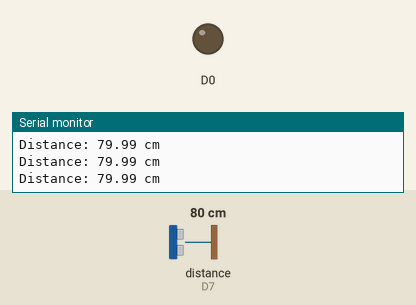
Recording of a sketch running on a simulated ESP8266 (NodeMCU). Shown: output pins drawn as LEDs (lit = HIGH), the last lines printed to the serial monitor. Wiring (inferred from the names in the program): ultrasonic range finder: trigger D6; echo D7. Dashed ring = blinking. Inputs (shaded band) come from the test bench; at power-on: distance to the obstacle (sensor on D7) 80 cm. The echo pulse lasts 58.3 µs per cm; pins used as bus, display or sensor lines are not drawn.

Above: at 1.3 s.
1.4 s: distance to the obstacle (sensor on D7) set to 54 cm
2.9 s: distance to the obstacle (sensor on D7) set to 46 cm
At 3.8 s:
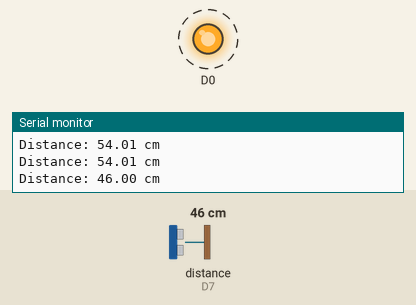
5.9 s: distance to the obstacle (sensor on D7) set to 12 cm
At 6.18 s:
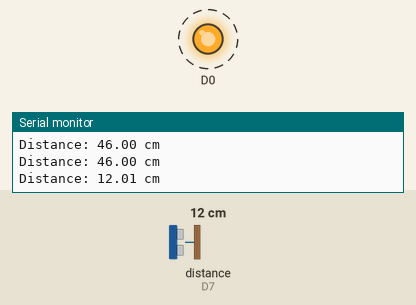
8.9 s: distance to the obstacle (sensor on D7) set to 9 cm
At 10.3 s:
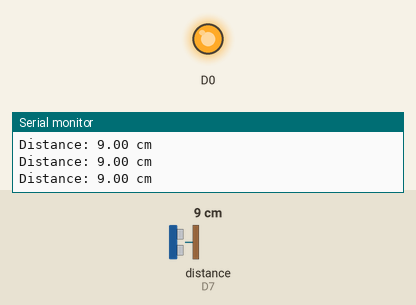
10.7 s: distance to the obstacle (sensor on D7) set to 18 cm
At 11.69 s:
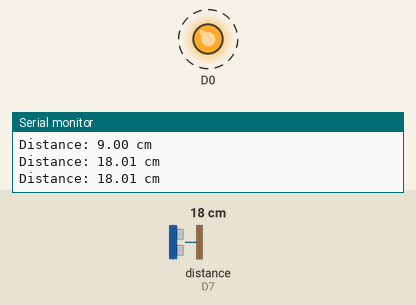
Timing chart, 0 to 14.7 s (numbered marks = the images above; inputs shaded):
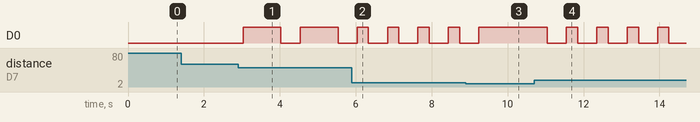

Measured:
- the behaviour switches between 51 and 50 cm on distance to the obstacle (sensor on D7) (found by bisection; images 0 and 1)
- the behaviour switches between 11 and 10 cm on distance to the obstacle (sensor on D7) (found by bisection; images 2 and 3)
- after the input at 2.9 s, D0: alternates HIGH for 1.0 s and LOW for 0.50 s, starting after 0.13 s
- after the input at 5.9 s, D0: alternates HIGH for 0.30 s and LOW for 0.50 s, starting after 0.44 s
- after the input at 8.9 s, D0: goes on until 9.2 s, then stays HIGH
- after the input at 10.7 s, D0: alternates HIGH for 0.30 s and LOW for 0.50 s, starting after 0.34 s

The sketch:

Program12ultrasoundightonof.ino
```cpp
#define TRIGGER D6
#define ECHO    D7
#define LED     D5  // LED connected to pin D5

#define SOUND_SPEED 0.0343  // cm/us

float duration, distance;

void setup() {
  Serial.begin(9600);
  pinMode(TRIGGER, OUTPUT);
  pinMode(ECHO, INPUT);
  pinMode(D0, OUTPUT);
  digitalWrite(D0, LOW);
}

void loop() {
  // Trigger ultrasonic pulse
  digitalWrite(TRIGGER, LOW);
  delayMicroseconds(2);
  digitalWrite(TRIGGER, HIGH);
  delayMicroseconds(10);
  digitalWrite(TRIGGER, LOW);

  // Read echo duration and calculate distance
  duration = pulseIn(ECHO, HIGH);
  distance = (duration / 2.0) * SOUND_SPEED;

  Serial.print("Distance: ");
  Serial.print(distance);
  Serial.println(" cm");

  // LED control based on distance
  if (distance <= 10) {
    digitalWrite(D0, HIGH);  // Instant on
  } else if (distance>10 && distance<30) {
    digitalWrite(D0, HIGH);
    delay(300);               // 200 ms delay
    digitalWrite(D0, LOW);
  } else if (distance>30 && distance<50) {
    digitalWrite(D0, HIGH);
    delay(1000);               // 300 ms delay
    digitalWrite(D0, LOW);
  } else {
    digitalWrite(D0, LOW);   // Turn off if object is far
  }
  delay(500); // Main loop delay for stability
}
```
